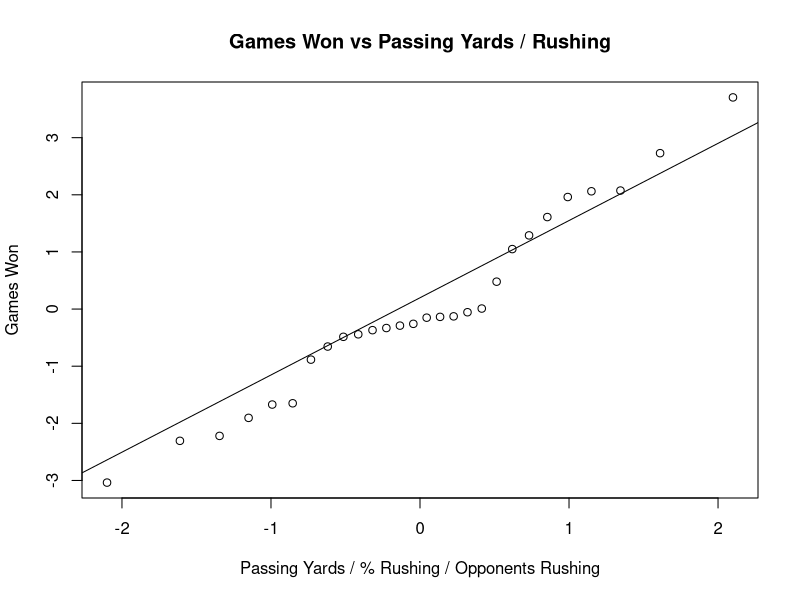
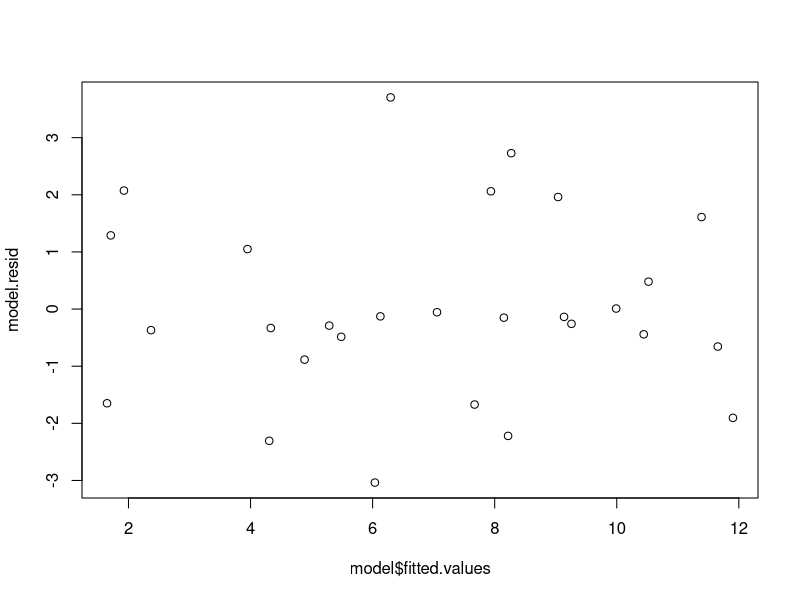
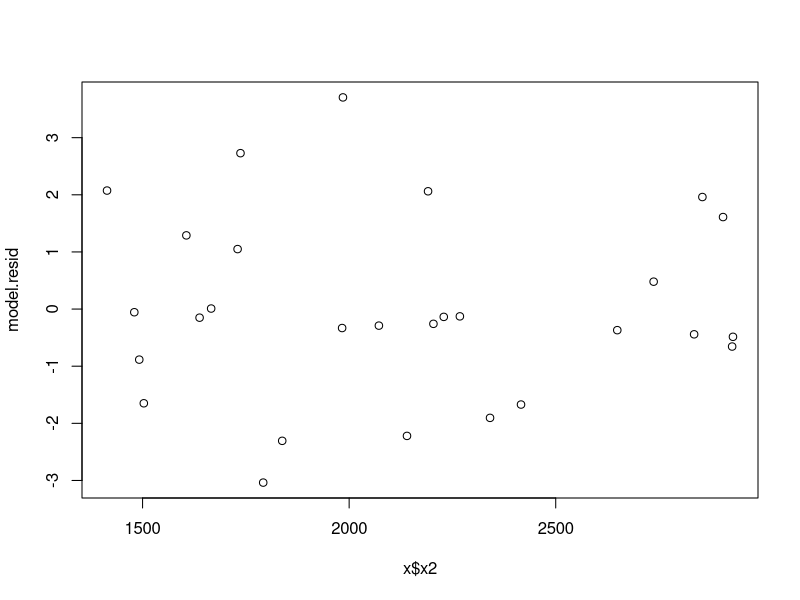
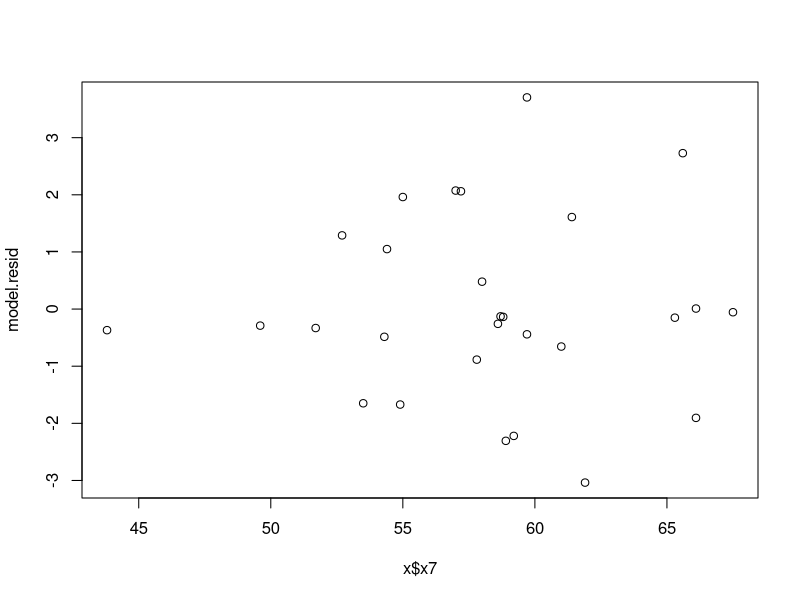
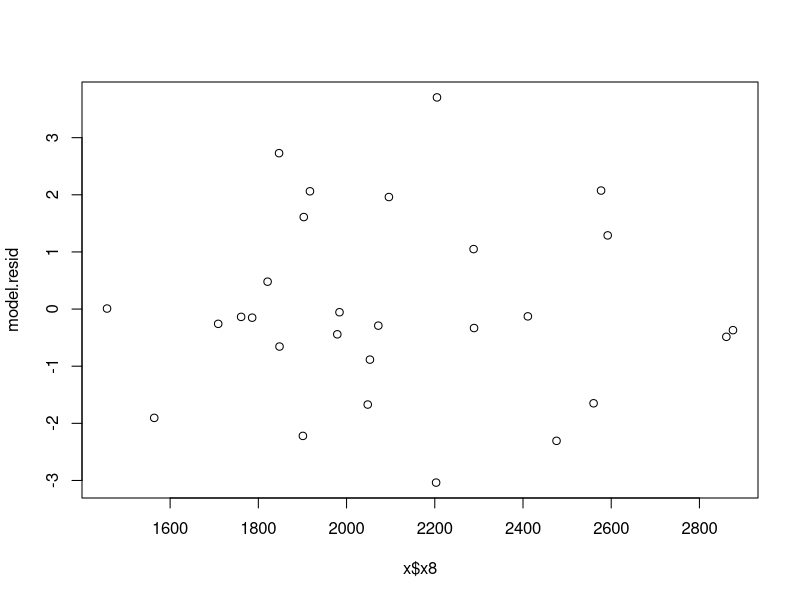

Generate these figures, in order, with R:
setwd("/Users/jm/joshualmitchell.github.io/MATH5345/HW4")
data <- read.table("3.1data.txt", header=T)
data

# Strip into y and x:

last_column <- ncol(data)
x = data[,c(2:last_column)]
y = data[,1]

####################################################
#Q1: a) ############################################
####################################################

model <- lm(y ~ x$x2 + x$x7 + x$x8, data=data)
# xtable(model) # Used to generate LaTeX versions

####################################################
#Q1: b) ############################################
####################################################

anova(model)
# xtable(anova(model))

# Failing to reject H_0: B_1 = B_2 = ... B_k is equivalent to saying:
# there is no linear relationship between y and any of the regressor variables.

# Find test statistic:

# SS_T = SS_R + SS_Res
# SS_R = B_hat\pr X\pr y - (sumin y_i)^2 / n, SS_Res = y\pr y - B_hat\pr X\pr y
# SS_R = B_hat\pr X\pr y - (sumin y_i)^2 / n
# SS_Res = y\pr y - B_hat\pr X\pr y
# SS_T = SS_R + SS_Res


# Reject H0 if F_0 > F_afa, k, n - k - 1


B_1_hat <- -7.404

SS_T <- sum((y - mean(y))^2)
S_xy <- sum((y * (x - mean(x))))
S_xx <- sum((x - mean(x))^2)
SS_res <- SS_T - B_1_hat * S_xy
n <- 16
MS_res <- SS_res / (n - 2)
SE <- sqrt(MS_res / S_xx)
t_0 <- B_1_hat / SE
t_0 # -0.5994534

# Reject if |t_0| > t_alpha/2, n-2

# |-0.5994534| > 2.145 (t_0.05/2, 14)

# Therefore, accept H_0

####################################################
#Q1: c) ############################################
####################################################

B_1_hat <- 11.80

SS_T <- sum((y - mean(y))^2)
S_xy <- sum((y * (x - mean(x))))
S_xx <- sum((x - mean(x))^2)
S_xx # 1.064975
SS_res <- SS_T - B_1_hat * S_xy
n <- 20
MS_res <- SS_res / (n - 2)
MS_res #12.93596
SE <- sqrt(MS_res / S_xx)
t_0 <- B_1_hat / SE
t_0 # 3.38573

# We reject H_0 if |t_0| > t_alpha/2, n-2.
# 3.38612 > t_alpha/2, n-2
# 3.38612 > 2.101
# Therefore, reject H_0

####################################################
#Q4: a) ############################################
####################################################

model.resid = resid(model)
qqnorm(model.resid, main = "Games Won vs Passing Yards / Rushing",
       xlab = "Passing Yards / % Rushing / Opponents Rushing", ylab = "Games Won")
qqline(model.resid)

####################################################
#Q4: b) ############################################
####################################################

plot(model$fitted.values, model.resid)

####################################################
#Q4: b) ############################################
####################################################

plot(x$x2, model.resid)
plot(x$x7, model.resid)
plot(x$x8, model.resid)